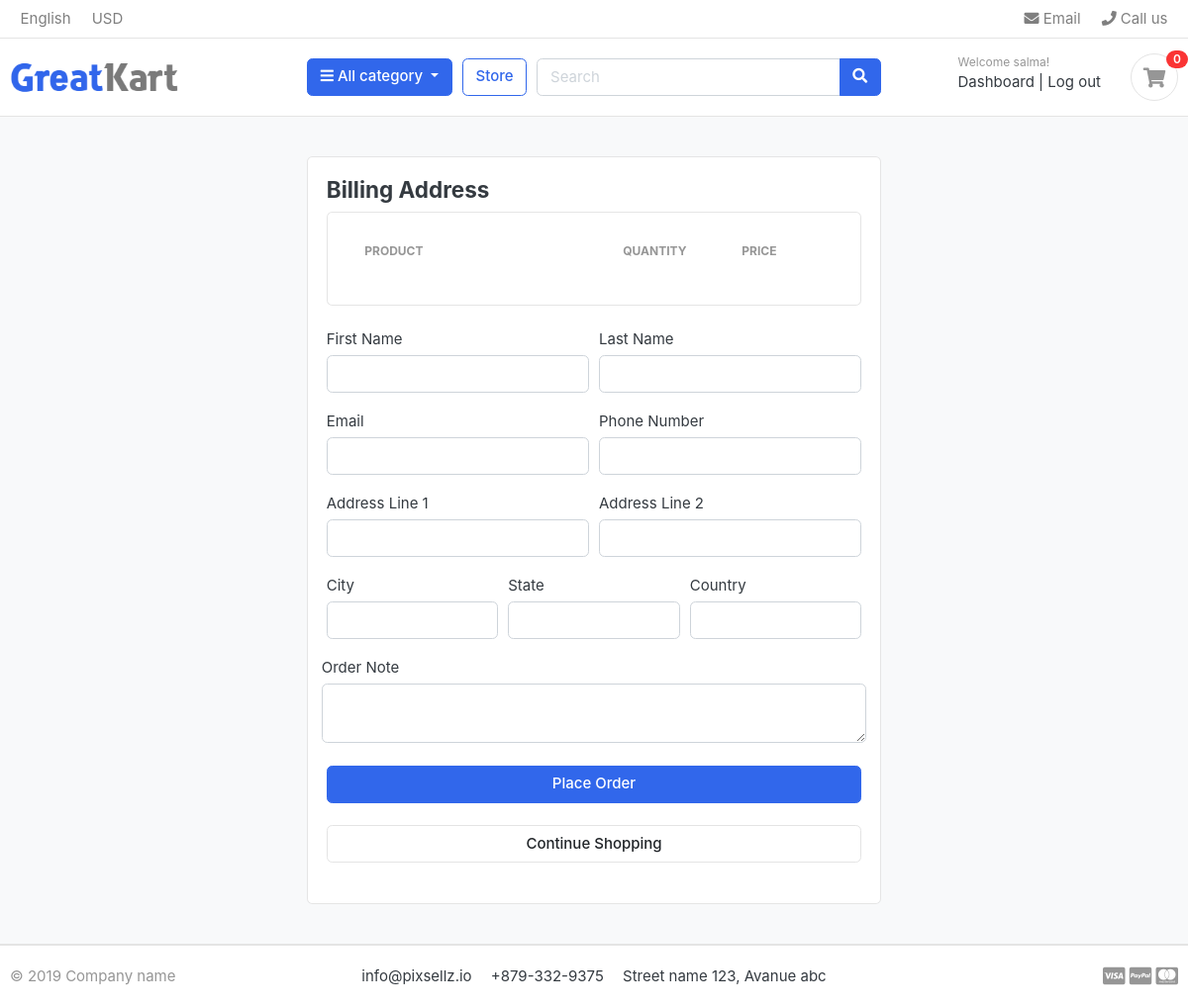
Page /cart/checkout/ (signed in) on the earlier database version.
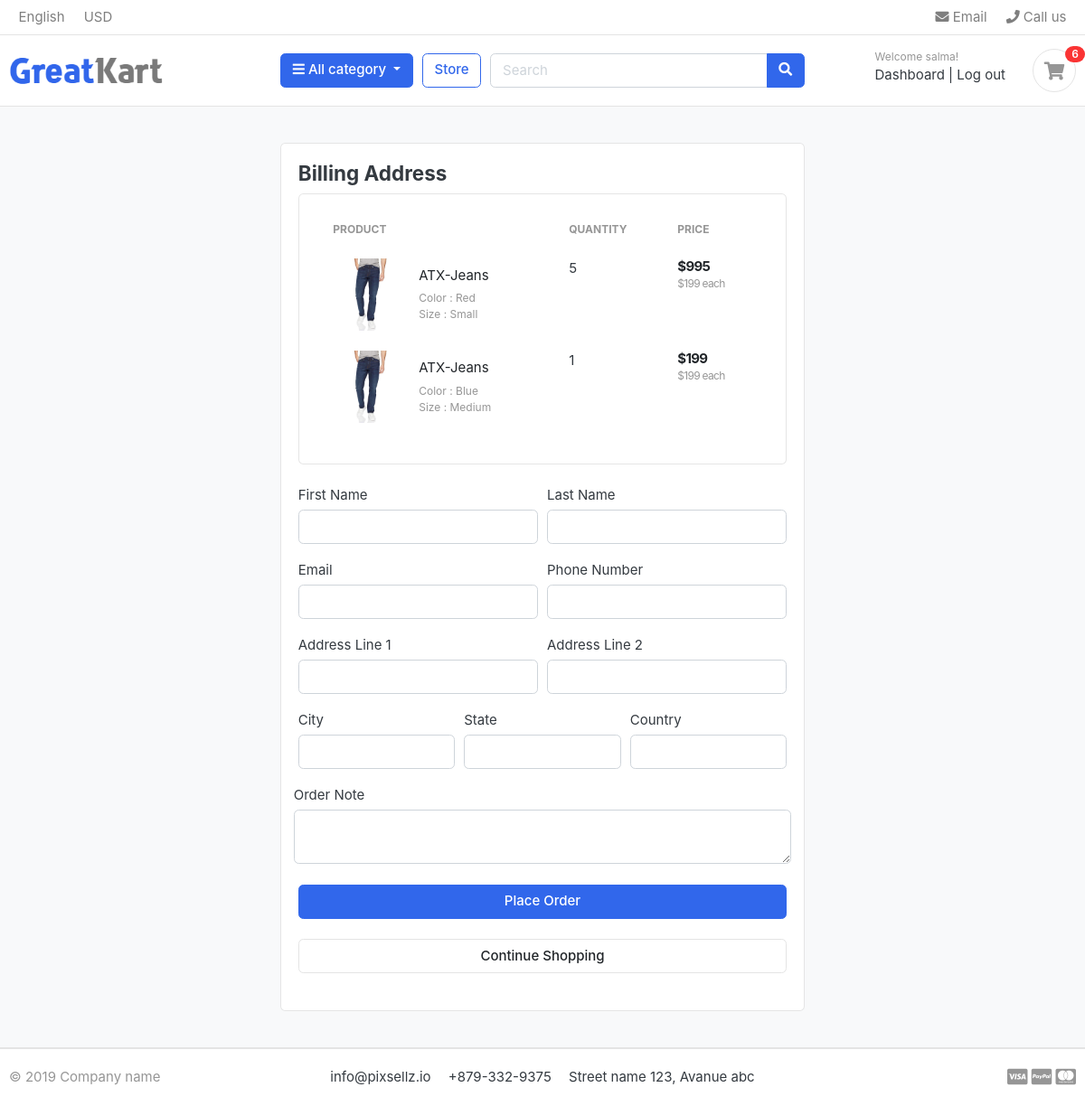
Same page on the later database version.
### cart/models.py (models this page shows, shortened)
class Cart_Item(models.Model):
    user=models.ForeignKey(Account,on_delete=models.CASCADE,null=True)
    product=models.ForeignKey(Product,on_delete=models.CASCADE)
    variations=models.ManyToManyField(Variation,blank=True)
    cart=models.ForeignKey(Cart,on_delete=models.CASCADE,null=True)
    quantity=models.IntegerField()
    is_active=models.BooleanField(default=True)
    def sub_total(self):
        return self.product.price * self.quantity

### store/models.py (models this page shows, shortened)
class Product(models.Model):
    product_name=models.CharField(max_length=200,unique=True)
    slug= models.SlugField(max_length=200,unique=True)
    description=models.TextField(max_length=500,blank=True)
    price=models.IntegerField()
    images=models.ImageField(upload_to='photos/products')
    stock=models.IntegerField()
    is_available=models.BooleanField(default=True)
    category=models.ForeignKey(Category,on_delete=models.CASCADE)
    created_at=models.DateTimeField(auto_now_add=True)
    updated_at=models.DateTimeField(auto_now=True)
    def get_url(self):
        return reverse('product_detail',args=[self.category.slug,self.slug])

class Variation(models.Model):
    variation_category_choice=[
    ('color','color'),
    ('size','size'),
    ]
    product=models.ForeignKey(Product,on_delete=models.CASCADE)
    variation_category=models.CharField(max_length=100,choices=variation_category_choice)
    variation_values=models.CharField(max_length=100)
    is_active=models.BooleanField(default=True)
    created_at=models.DateTimeField(auto_now_add=True)
    updated_at=models.DateTimeField(auto_now=True)
    objects=VariationManager()

### cart/views.py (the view)
# urls.py: path('checkout/',views.checkout,name='checkout'),
@login_required(login_url='login')
def checkout(request,total=0,quantity=0,cart_items=None):
    grant_total=0
    tax=0
    try:
        if request.user.is_authenticated:
            cart_items=Cart_Item.objects.filter(user=request.user,is_active=True)
        else:
            cart=Cart.objects.get(cart_id=_cart_id(request))
            cart_items=Cart_Item.objects.filter(cart=cart,is_active=True)
        for item in cart_items:
            total+=(item.product.price * item.quantity)
            quantity+=item.quantity
        tax=(2*total)/100
        grant_total=total+tax
    except ObjectDoesNotExist:
        pass # just ignore
    context={
        'total':total,
        'quantity':quantity,
        'cart_items':cart_items,
        'tax':tax,
        'grant_total':grant_total,
    }
    return render(request,'store/checkout.html',context=context)

### cart/context_processors.py (called while the page is built)
def counter(request):
    cart_count=0
    if 'admin' in request.path:
        return {}
    else:
        try:
            cart=Cart.objects.filter(cart_id=_cart_id(request))
            if request.user.is_authenticated:
                cart_items=Cart_Item.objects.filter(user=request.user)
            else:
                cart_items=Cart_Item.objects.all().filter(cart=cart[:1])
            for cart_item in cart_items:
                cart_count+=cart_item.quantity
        except Cart.DoesNotExist:
            cart_count=0
        return dict(cart_count=cart_count)

### cart/views.py (called while the page is built)
def _cart_id(request):
    cart=request.session.session_key
    if not cart:
        cart=request.session.create()
    return cart

### category/context_processors.py (called while the page is built)
def menu_links(request):
    links=Category.objects.all()
    return dict(links=links)

### category/models.py (called while the page is built)
    def get_url(self):
        return reverse('products_by_category',args=[self.slug])

### templates/store/checkout.html (shortened to what the changed rows need)
{% extends 'base.html' %}
{% load static %}
{% block content %}
<section class="section-content padding-y bg">
    <div class="container">
    <div class="row">
        <aside class="col-lg-6 m-auto">
            <div class="card">
                <div class="card-body">
                    <div class="card">
                        <div class="card-body">
                            <table class="table table-borderless table-shopping-cart">
                                <thead class="text-muted">
                                <tr class="small text-uppercase">
                                <th scope="col">Product</th>
                                <th scope="col" width="120">Quantity</th>
                                <th scope="col" width="120">Price</th>
                                </tr>
                                </thead>
                                <tbody>
                                    {% for cart_item in cart_items  %}
                                    <tr>
                                        <td>
                                            <figure class="itemside align-items-center">
                                                <div class="aside"><img src="{{cart_item.product.images.url}}" class="img-sm"></div>
                                                <figcaption class="info">
                                                    <a href="{{cart_item.product.get_url}}" class="title text-dark">{{cart_item.product.product_name}}</a>
                                                    <p class="small text-muted">
                                                        {% if cart_item.variations.all %}
                                                            {% for item in cart_item.variations.all %}
                                                                {{item.variation_category | capfirst}} : {{item.variation_values|capfirst}}<br>
                                                            {% endfor %}
                                                        {% endif %}
                                                    </p>
                                                </figcaption>
                                            </figure>
                                        </td>
                                        <td>
                                        <label>{{cart_item.quantity}}</labe>
                                        </td>
                                        <td>
                                            <div class="price-wrap">
                                                <var class="price">${{cart_item.sub_total}}</var>
                                                <small class="text-muted"> ${{cart_item.product.price}} each</small>
                                            </div>
                                        </td>
                                    </tr>
                                    {% endfor %}
                                </tbody>
                            </table>
                        </div>
                    </div>
                </div>
            </div>
        </aside>
    </div>
    </div>
</section>
{% endblock content %}

### templates/includes/navbar.html (shortened to what this page needs)
{% load static%}
<header class="section-header">
    <nav class="navbar p-md-0 navbar-expand-sm navbar-light border-bottom">
    <div class="container">
      <div class="collapse navbar-collapse" id="navbarTop4">
        <ul class="navbar-nav mr-auto">
            <li class="nav-item dropdown">
                 <a href="#" class="nav-link">   English </a>
            </li>
            <li class="nav-item dropdown">
                <a href="#" class="nav-link"> USD </a>
            </li>
        </ul>
        <ul class="navbar-nav">
            <li><a href="#" class="nav-link"> <i class="fa fa-envelope"></i> Email </a></li>
            <li><a href="#" class="nav-link"> <i class="fa fa-phone"></i> Call us </a></li>
        </ul>
      </div>
    </div>
    </nav>
    <section class="header-main border-bottom">
        <div class="container">
    <div class="row align-items-center">
        <div class="col-lg-3 col-md-3 col-6">
            <a href="{% url 'home' %}" class="brand-wrap">
                <img class="logo" src="{% static './images/logo.png'%}">
            </a>
        </div>
        <div class="col-lg col-sm col-md col-6 flex-grow-0">
            <div class="category-wrap dropdown d-inline-block float-right">
                <button type="button" class="btn btn-primary dropdown-toggle" data-toggle="dropdown">
                    <i class="fa fa-bars"></i> All category
                </button>
            </div>
        </div>
        <a href="{% url 'store' %}" class="btn btn-outline-primary">Store</a>
        <div class="col-lg  col-md-6 col-sm-12 col">
            <form action="{% url 'search' %}" class="search"  method='GET'>
                <div class="input-group w-100">
                    <input type="text" class="form-control" style="width:60%;" placeholder="Search" name="keyword">
                    <div class="input-group-append">
                      <button class="btn btn-primary" type="submit">
                        <i class="fa fa-search"></i>
                      </button>
                    </div>
                </div>
            </form>
        </div>
        <div class="col-lg-3 col-sm-6 col-8 order-2 order-lg-3">
                    <div class="d-flex justify-content-end mb-3 mb-lg-0">
                        {% if  user.is_authenticated  %}
                            <div class="widget-header">
                                <small class="title text-muted">Welcome {{user.first_name}}!</small>
                                <div>
                                    <a href="{% url 'dashboard' %}">Dashboard</a> <span class="dark-transp"> | </span>
                                    <a href="{% url 'logout' %}">Log out</a>
                                </div>
                            </div>
                        {% endif %}
                        <a href="{% url 'cart' %}" class="widget-header pl-3 ml-3">
                            <div class="icon icon-sm rounded-circle border"><i class="fa fa-shopping-cart"></i></div>
                            <span class="badge badge-pill badge-danger notify">{{cart_count}}</span>
                        </a>
                    </div>
                </div>
    </div>
        </div>
    </section>
    </header>

Differences in the rows shown:
added Cart_Item: product.images (picture), product.product_name "ATX-Jeans", quantity "5", sub_total "995", product.price "199"
now on this page (row unchanged): Variation: variation_category "Color", variation_values "Red", shown under "ATX-Jeans"
now on this page (row unchanged): Variation: variation_category "Size", variation_values "Small", shown under "ATX-Jeans"
added Cart_Item: product.images (picture), product.product_name "ATX-Jeans", quantity "1", sub_total "199", product.price "199"
now on this page (row unchanged): Variation: variation_category "Color", variation_values "Blue", shown under "ATX-Jeans"
now on this page (row unchanged): Variation: variation_category "Size", variation_values "Medium", shown under "ATX-Jeans"
Other differences:
{{ cart_count }}: "0" → "6"
